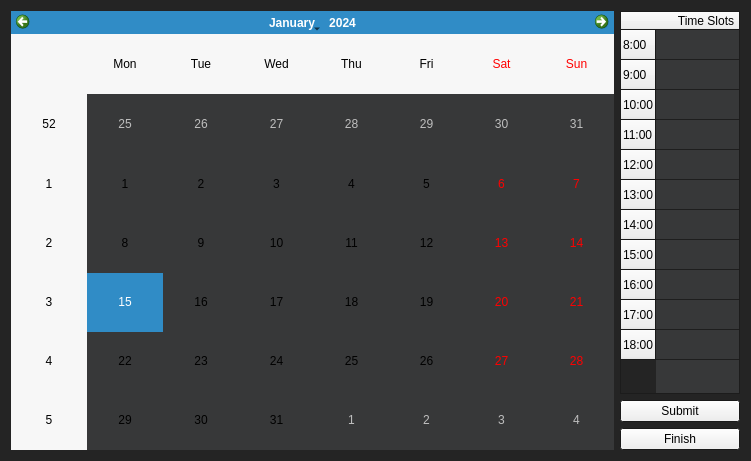
<?xml version="1.0" encoding="UTF-8"?>
<ui version="4.0">
 <class>PickTimeSlot</class>
 <widget class="QWidget" name="PickTimeSlot">
  <property name="geometry">
   <rect>
    <x>0</x>
    <y>0</y>
    <width>751</width>
    <height>461</height>
   </rect>
  </property>
  <property name="palette">
   <palette>
    <active>
     <colorrole role="Base">
      <brush brushstyle="SolidPattern">
       <color alpha="255">
        <red>55</red>
        <green>56</green>
        <blue>57</blue>
       </color>
      </brush>
     </colorrole>
     <colorrole role="Window">
      <brush brushstyle="SolidPattern">
       <color alpha="255">
        <red>36</red>
        <green>36</green>
        <blue>36</blue>
       </color>
      </brush>
     </colorrole>
    </active>
    <inactive>
     <colorrole role="Base">
      <brush brushstyle="SolidPattern">
       <color alpha="255">
        <red>55</red>
        <green>56</green>
        <blue>57</blue>
       </color>
      </brush>
     </colorrole>
     <colorrole role="Window">
      <brush brushstyle="SolidPattern">
       <color alpha="255">
        <red>36</red>
        <green>36</green>
        <blue>36</blue>
       </color>
      </brush>
     </colorrole>
    </inactive>
    <disabled>
     <colorrole role="Base">
      <brush brushstyle="SolidPattern">
       <color alpha="255">
        <red>36</red>
        <green>36</green>
        <blue>36</blue>
       </color>
      </brush>
     </colorrole>
     <colorrole role="Window">
      <brush brushstyle="SolidPattern">
       <color alpha="255">
        <red>36</red>
        <green>36</green>
        <blue>36</blue>
       </color>
      </brush>
     </colorrole>
    </disabled>
   </palette>
  </property>
  <property name="windowTitle">
   <string>Form</string>
  </property>
  <layout class="QHBoxLayout" name="horizontalLayout" stretch="5,1">
   <item>
    <widget class="QCalendarWidget" name="calendarWidget"/>
   </item>
   <item>
    <layout class="QVBoxLayout" name="verticalLayout" stretch="5,1,0">
     <item>
      <widget class="QTableWidget" name="tableWidget">
       <row>
        <property name="text">
         <string>8:00</string>
        </property>
       </row>
       <row>
        <property name="text">
         <string>9:00</string>
        </property>
       </row>
       <row>
        <property name="text">
         <string>10:00</string>
        </property>
       </row>
       <row>
        <property name="text">
         <string>11:00</string>
        </property>
       </row>
       <row>
        <property name="text">
         <string>12:00</string>
        </property>
       </row>
       <row>
        <property name="text">
         <string>13:00</string>
        </property>
       </row>
       <row>
        <property name="text">
         <string>14:00</string>
        </property>
       </row>
       <row>
        <property name="text">
         <string>15:00</string>
        </property>
       </row>
       <row>
        <property name="text">
         <string>16:00</string>
        </property>
       </row>
       <row>
        <property name="text">
         <string>17:00</string>
        </property>
       </row>
       <row>
        <property name="text">
         <string>18:00</string>
        </property>
       </row>
       <column>
        <property name="text">
         <string>Time Slots</string>
        </property>
       </column>
       <item row="0" column="0">
        <property name="text">
         <string/>
        </property>
        <property name="checkState">
         <enum>Unchecked</enum>
        </property>
       </item>
       <item row="1" column="0">
        <property name="text">
         <string/>
        </property>
        <property name="checkState">
         <enum>Unchecked</enum>
        </property>
       </item>
       <item row="2" column="0">
        <property name="text">
         <string/>
        </property>
        <property name="checkState">
         <enum>Unchecked</enum>
        </property>
       </item>
       <item row="3" column="0">
        <property name="text">
         <string/>
        </property>
        <property name="checkState">
         <enum>Unchecked</enum>
        </property>
       </item>
       <item row="4" column="0">
        <property name="text">
         <string/>
        </property>
        <property name="checkState">
         <enum>Unchecked</enum>
        </property>
       </item>
       <item row="5" column="0">
        <property name="checkState">
         <enum>Unchecked</enum>
        </property>
       </item>
       <item row="6" column="0">
        <property name="checkState">
         <enum>Unchecked</enum>
        </property>
       </item>
       <item row="7" column="0">
        <property name="checkState">
         <enum>Unchecked</enum>
        </property>
       </item>
       <item row="8" column="0">
        <property name="checkState">
         <enum>Unchecked</enum>
        </property>
       </item>
       <item row="9" column="0">
        <property name="checkState">
         <enum>Unchecked</enum>
        </property>
       </item>
       <item row="10" column="0">
        <property name="checkState">
         <enum>Unchecked</enum>
        </property>
       </item>
      </widget>
     </item>
     <item>
      <widget class="QPushButton" name="pushButton">
       <property name="text">
        <string>Submit</string>
       </property>
      </widget>
     </item>
     <item>
      <widget class="QPushButton" name="pushButton_2">
       <property name="text">
        <string>Finish</string>
       </property>
      </widget>
     </item>
    </layout>
   </item>
  </layout>
 </widget>
 <resources/>
 <connections/>
</ui>
